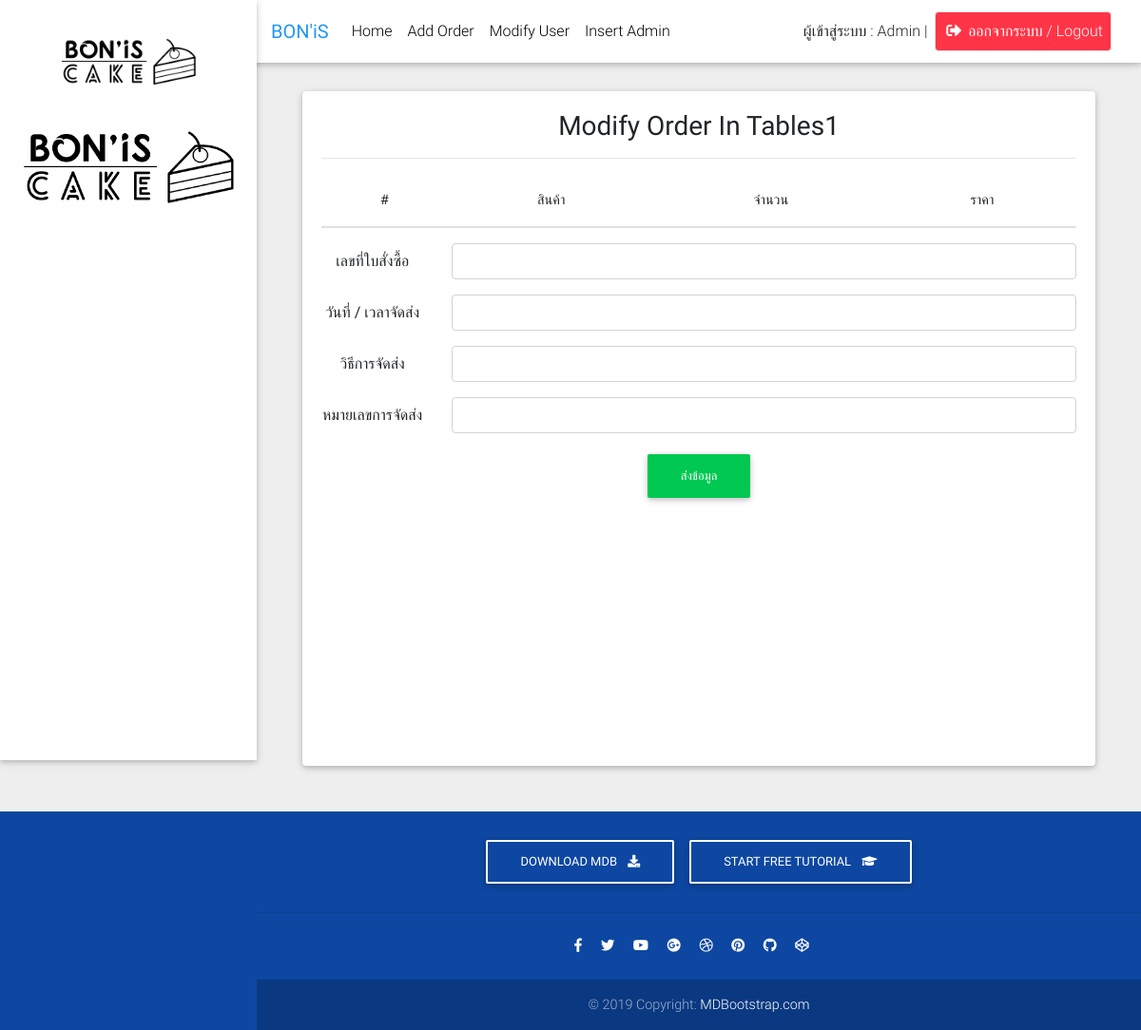
/Admin/check_status.php, run on an earlier commit of the app's database.
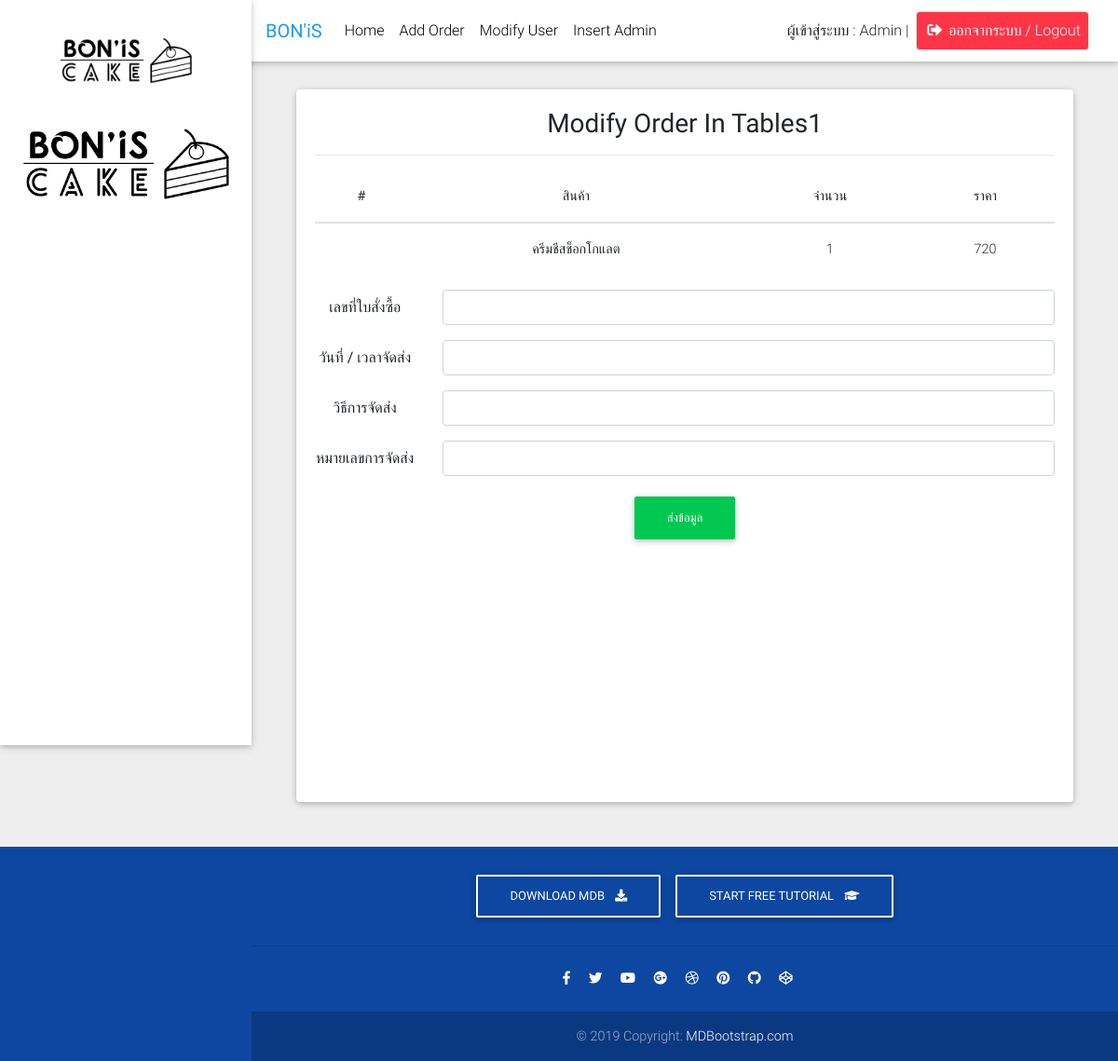
And on a later commit of the database.
### tables this page shows
CREATE TABLE `products` (
  `product_code` int(11) NOT NULL,
  `product_name` varchar(60) NOT NULL,
  `product_img_name` varchar(60) NOT NULL,
  `product_num` int(11) NOT NULL,
  `product_price` int(11) NOT NULL,
  `product_pond` int(11) NOT NULL,
  `product_id` int(11) NOT NULL
);

### Admin/check_status.php (the view, shortened to what this page needs)
<!DOCTYPE html>
<html lang="en">
<head>
    <link rel="stylesheet" href="https://use.fontawesome.com/releases/v5.11.2/css/all.css">
    <link href="css/bootstrap.min.css" rel="stylesheet">
    <link href="css/mdb.min.css" rel="stylesheet">
    <link href="css/style.min.css" rel="stylesheet">
</head>
<body class="grey lighten-3">
    <?php include('Component/header.php') ?>
    <div class="card mb-5 row wow fadeIn">
        <div class="card-body text-center">
            <h3>Modify Order In Tables1</h3>
            <hr>
            <table class="table">
                <thead>
                    <tr>
                        <th scope="col">#</th>
                        <th scope="col">สินค้า</th>
                        <th scope="col">จำนวน</th>
                        <th scope="col">ราคา</th>
                    </tr>
                </thead>
                <tbody>
                    <?php
                    include('../php/connect.php');
                    $sql = "SELECT * FROM products";
                    $stmt = $conn->query($sql);
                    while ($result = $stmt->fetch(PDO::FETCH_ASSOC)) {
                    ?>
                        <tr>
                            <td><img src="../products/<?php echo $result['product_img_name'] ?>" width="75" alt=""></td>
                            <td><?php echo $result['product_name'] ?></td>
                            <td><?php echo $result['product_num'] ?></td>
                            <td><?php echo $result['product_price'] ?></td>
                        </tr>
                    <?php } ?>
                </tbody>
            </table>
            <form method="post" action="php/check_status_db.php" enctype="multipart/form-data">
                <div class="form-group row">
                    <label for="p_name" class="col-sm-2 col-form-label">เลขที่ใบสั่งซื้อ</label>
                    <div class="col-sm-10">
                        <input type="text" class="form-control" id="o_number" name="o_number">
                    </div>
                </div>
                <div class="form-group row">
                    <label for="p_name" class="col-sm-2 col-form-label">วันที่ / เวลาจัดส่ง</label>
                    <div class="col-sm-10">
                        <input type="text" class="form-control" id="o_date" name="o_date">
                    </div>
                </div>
                <div class="form-group row">
                    <label for="p_name" class="col-sm-2 col-form-label">วิธีการจัดส่ง</label>
                    <div class="col-sm-10">
                        <input type="text" class="form-control" id="o_detail" name="o_detail">
                    </div>
                </div>
                <div class="form-group row">
                    <label for="p_name" class="col-sm-2 col-form-label">หมายเลขการจัดส่ง</label>
                    <div class="col-sm-10">
                        <input type="text" class="form-control" id="o_delivery" name="o_delivery">
                    </div>
                </div>
                <div class="form-group">
                    <button type="submit" name="update" id="update" class="btn btn-success">ส่งข้อมูล</button>
                </div>
        </div>
    </div>
    <?php include('Component/footer.php'); ?>
</body>
</html>

### Admin/Component/header.php (shortened to what this page needs)
<header>
  <nav class="navbar fixed-top navbar-expand-lg navbar-light white scrolling-navbar">
    <div class="container-fluid">
      <a class="navbar-brand waves-effect" href="!#">
        <strong class="blue-text">BON'iS</strong>
      </a>
      <div class="collapse navbar-collapse" id="navbarSupportedContent">
        <ul class="navbar-nav mr-auto">
          <li class="nav-item">
            <?php if ($_SERVER['SCRIPT_NAME'] == '/Project_P2/Admin/dashboard.php') { ?>
              <a class="nav-link waves-effect bg-dark text-white" href="dashboard.php">Home</a>
            <?php } else { ?>
              <a class="nav-link waves-effect" href="dashboard.php">Home</a>
            <?php } ?>
          </li>
          <li class="nav-item">
            <?php if ($_SERVER['SCRIPT_NAME'] == '/Project_P2/Admin/add_order.php') { ?>
              <a class="nav-link waves-effect bg-dark text-white" href="add_order.php">Add Order</a>
            <?php } else { ?>
              <a class="nav-link waves-effect" href="add_order.php">Add Order</a>
            <?php } ?>
          </li>
          <li class="nav-item">
            <a class="nav-link waves-effect" href="!#">Modify User</a>
          </li>
          <li class="nav-item">
            <a class="nav-link waves-effect" href="!#">Insert Admin</a>
          </li>
        </ul>
        <ul class="navbar-nav nav-flex-icons">
          <li class="nav-item my-auto">
            ผู้เข้าสู่ระบบ : Admin <?php echo $_SESSION['name'] ?> | &nbsp;
          </li>
          <li class="nav-item">
            <a href="../logout.php" role="button" class="nav-link bg-danger white-text border border-light rounded waves-effect">
              <i class="fas fa-sign-out-alt"></i> ออกจากระบบ / Logout
            </a>
          </li>
        </ul>
      </div>
    </div>
  </nav>
  <div class="sidebar-fixed position-fixed">
    <a class="logo-wrapper waves-effect">
      <img src="../img/logo-website-b.png" class="img-fluid" alt="">
    </a>
    <?php if ($_SERVER['SCRIPT_NAME'] == '/Project_P2/Admin/dashboard.php') { ?>
      <div class="list-group list-group-flush">
        <a href="#" class="list-group-item active waves-effect">
          <i class="fas fa-chart-pie mr-3"></i>Dashboard
        </a>
        <a href="#" class="list-group-item list-group-item-action waves-effect">
          <i class="fas fa-user mr-3"></i>Profile</a>
        <a href="#" class="list-group-item list-group-item-action waves-effect">
          <i class="fas fa-table mr-3"></i>Tables</a>
        <a href="#" class="list-group-item list-group-item-action waves-effect">
          <i class="fas fa-map mr-3"></i>Maps</a>
        <a href="#" class="list-group-item list-group-item-action waves-effect">
          <i class="fas fa-money-bill-alt mr-3"></i>Orders</a>
        <a href="check_status.php" class="list-group-item list-group-item-action waves-effect">
          <i class="fas fa-money-bill-alt mr-3"></i>Status</a>
      </div>
    <?php } else { ?>
      <div class="list-group list-group-flush">
        <img src="../../img/logo-website-b.png" style="width:100%" alt="">
      </div>
    <?php } ?>
  </div>
</header>
<main class="pt-5 mx-lg-5">
  <div class="container-fluid mt-5">

### Admin/Component/footer.php
</div>
</main>
<footer class="page-footer text-center font-small primary-color-dark darken-2 mt-4 wow fadeIn">
  <div class="pt-4">
    <a class="btn btn-outline-white" href="https://mdbootstrap.com/docs/jquery/getting-started/download/" target="_blank" role="button">Download
      MDB
      <i class="fas fa-download ml-2"></i>
    </a>
    <a class="btn btn-outline-white" href="https://mdbootstrap.com/education/bootstrap/" target="_blank" role="button">Start
      free tutorial
      <i class="fas fa-graduation-cap ml-2"></i>
    </a>
  </div>
  <hr class="my-4">
  <div class="pb-4">
    <a href="https://www.facebook.com/mdbootstrap" target="_blank">
      <i class="fab fa-facebook-f mr-3"></i>
    </a>
    <a href="https://twitter.com/MDBootstrap" target="_blank">
      <i class="fab fa-twitter mr-3"></i>
    </a>
    <a href="https://www.youtube.com/watch?v=7MUISDJ5ZZ4" target="_blank">
      <i class="fab fa-youtube mr-3"></i>
    </a>
    <a href="https://plus.google.com/u/0/b/107863090883699620484" target="_blank">
      <i class="fab fa-google-plus mr-3"></i>
    </a>
    <a href="https://dribbble.com/mdbootstrap" target="_blank">
      <i class="fab fa-dribbble mr-3"></i>
    </a>
    <a href="https://pinterest.com/mdbootstrap" target="_blank">
      <i class="fab fa-pinterest mr-3"></i>
    </a>
    <a href="https://github.com/mdbootstrap/bootstrap-material-design" target="_blank">
      <i class="fab fa-github mr-3"></i>
    </a>
    <a href="http://codepen.io/mdbootstrap/" target="_blank">
      <i class="fab fa-codepen mr-3"></i>
    </a>
  </div>
  <div class="footer-copyright py-3">
    © 2019 Copyright:
    <a href="https://mdbootstrap.com/education/bootstrap/" target="_blank"> MDBootstrap.com </a>
  </div>
</footer>

What changed in the data, as far as the page shows it:
added products: product_name "ครีมชีสช็อกโกแลต", product_num "1", product_price "720"
